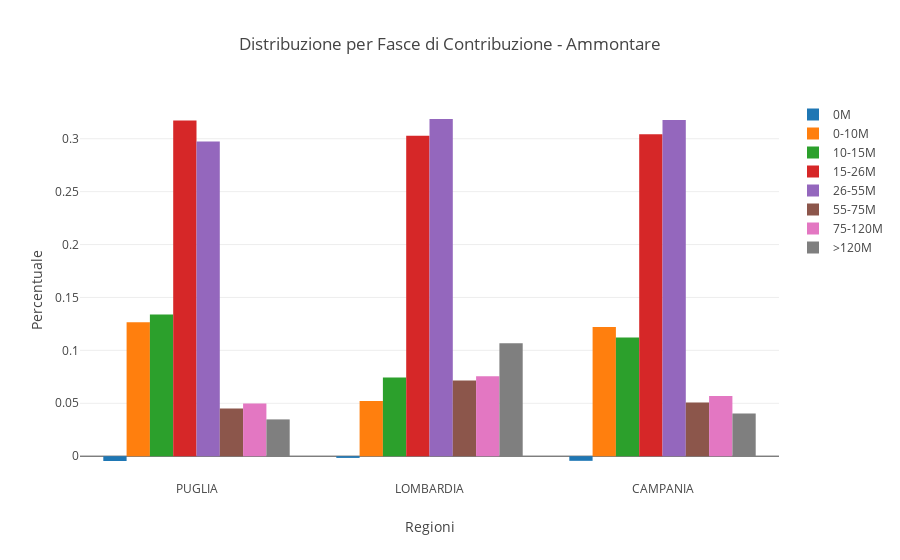

Source (notebook cell):
### Code cell
data_ammontare = []
for x,y,name in ammontare_reddito_scaglioni:
    bar = go.Bar(
        x = ammontare_redditi_percentuale[x],
        y = ammontare_redditi_percentuale[y],
        name = name
    )
    data_ammontare.append(bar)

layout = go.Layout(
    title='Distribuzione per Fasce di Contribuzione - Ammontare',
    xaxis=dict(
        title='Regioni',
    ),
    yaxis=dict(
        title='Percentuale',
    )
)

fig = go.Figure(layout=layout, data=data_ammontare)
py.iplot(fig)

fig_path = 'imgs/percentuale_contribuenti_reddito_ammontare.png'
py_on.image.save_as(fig, filename=fig_path)
x = Image(fig_path)
display(x)


# figs = tools.make_subplots(rows=1, cols=2, shared_xaxes=True, shared_yaxes=True)
# for d in data_frequenza:
#     figs.append_trace(d,1,1)
# for d in data_ammontare:
#     figs.append_trace(d,1,2)   

# py.iplot(figs)

### Figure 1 — Plotly figure (JSON) as saved in the notebook; plotly's stock layout.template omitted (floating-point values rounded to 4 significant figures)
{"data": [{"name": "0M", "type": "bar", "x": ["PUGLIA", "LOMBARDIA", "CAMPANIA"], "y": [-0.004537, -0.001618, -0.004377]}, {"name": "0-10M", "type": "bar", "x": ["PUGLIA", "LOMBARDIA", "CAMPANIA"], "y": [0.1266, 0.05224, 0.1222]}, {"name": "10-15M", "type": "bar", "x": ["PUGLIA", "LOMBARDIA", "CAMPANIA"], "y": [0.134, 0.07428, 0.1122]}, {"name": "15-26M", "type": "bar", "x": ["PUGLIA", "LOMBARDIA", "CAMPANIA"], "y": [0.3172, 0.3027, 0.3042]}, {"name": "26-55M", "type": "bar", "x": ["PUGLIA", "LOMBARDIA", "CAMPANIA"], "y": [0.2973, 0.3186, 0.3176]}, {"name": "55-75M", "type": "bar", "x": ["PUGLIA", "LOMBARDIA", "CAMPANIA"], "y": [0.04499, 0.07142, 0.05084]}, {"name": "75-120M", "type": "bar", "x": ["PUGLIA", "LOMBARDIA", "CAMPANIA"], "y": [0.04975, 0.07553, 0.05699]}, {"name": ">120M", "type": "bar", "x": ["PUGLIA", "LOMBARDIA", "CAMPANIA"], "y": [0.03478, 0.1068, 0.04042]}], "layout": {"title": "Distribuzione per Fasce di Contribuzione - Ammontare", "xaxis": {"title": "Regioni"}, "yaxis": {"title": "Percentuale"}}}
